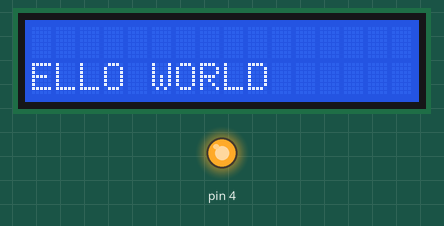
Simulated run of this sketch. Board: Arduino Uno, built with avr-gcc and run on an emulated ATmega328P. Shown: 16×2 character LCD, output pins drawn as LEDs (lit = HIGH).

Above: at 0.13 s.
At 1.9 s:
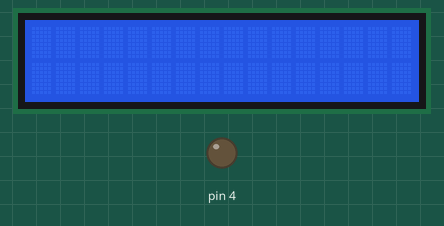
At 4.19 s:
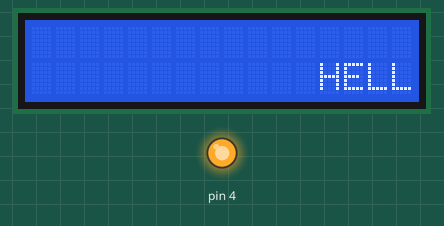
At 6.59 s:
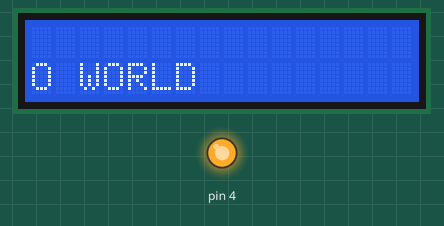
Timing chart, 0 to 40.0 s (numbered marks = the images above):
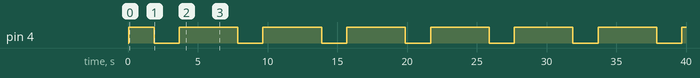

Measured:
- by itself, pin 4: alternates HIGH for 4.2 s and LOW for 1.8 s
- by itself, everything shown: repeats every 6.0 s, in 28 steps
- what the display in image 1 shows lasts 2.1 s, from 1.6 s to 3.7 s

The sketch:

LCD_Hello_World.ino
```cpp
#include <LiquidCrystal.h>

LiquidCrystal lcd(7, 8, 9, 10, 11, 12);
int counter = 0;


void setup() {
  // put your setup code here, to run once:
  pinMode(4, OUTPUT);
  lcd.begin(16, 2);
  lcd.setCursor(0, 1);
  lcd.write("HELLO WORLD");
  digitalWrite(4,HIGH);
  //lcd.autoscroll();
}

void loop() {
  if (counter == 24) {
    digitalWrite(4, HIGH);
  } else if (counter == 12) {
    digitalWrite(4, LOW);
  } else if (counter == 39) {
    counter = -1;
  }
  counter++;
  lcd.scrollDisplayLeft();
  delay(150);

}
```
